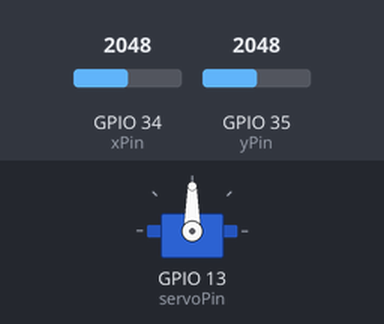
The program below on a simulated ESP32. Shown: servo. The test bench sets the inputs (shaded band); at power-on: GPIO 35 (yPin) = 2048, GPIO 34 (xPin) = 2048.

Above: at 1.2 s.
1.3 s: GPIO 35 (yPin) set to 2866
At 1.8 s:
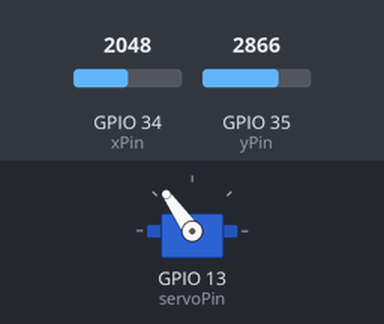
2.8 s: GPIO 35 (yPin) set to 3603
At 3.9 s:
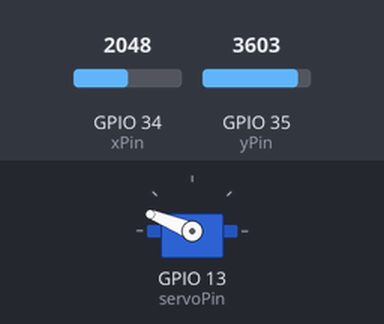
4.3 s: GPIO 35 (yPin) set to 4095
At 5.4 s:
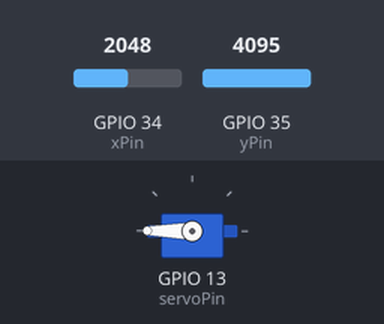
5.8 s: GPIO 35 (yPin) set to 1228
At 6.3 s:
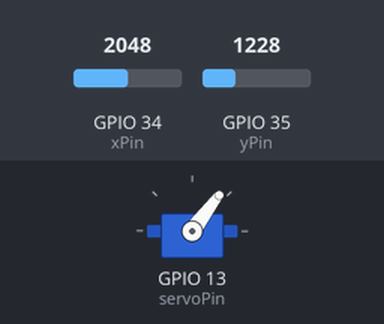
7.3 s: GPIO 35 (yPin) set to 491
At 8.4 s:
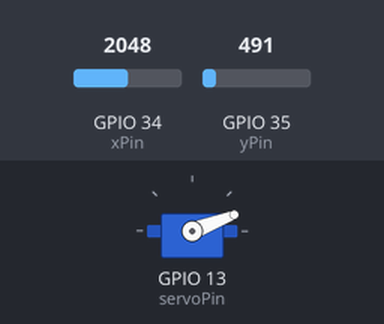
Timing chart, 0 to 9.8 s (numbered marks = the images above; inputs shaded):
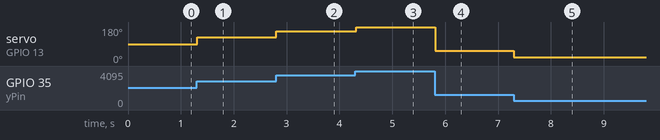

The program:

main.cpp
```cpp
#include <Arduino.h>
#include <Servo.h>

Servo myservo;

int xPin = 34; // define x axis joystick pin
int yPin = 35; // define y axis joystick pin

int xVal; // variable to store x axis value
int yVal; // variable to store y axis value

int servoPin = 13; // define servo pin
int servoPos = 90; // initial servo position

void setup()
{
  Serial.begin(9600);
  myservo.attach(servoPin);
  myservo.write(90);
}

void loop()
{
  // read x and y axis values from joystick
  xVal = analogRead(xPin);
  yVal = analogRead(yPin);

  // map joystick values to servo position (0 to 180)
  servoPos = map(yVal, 0, 4095, 0, 180);

  // move servo to new position
  myservo.write(servoPos);

  delay(15); // small delay for stability
}
```

Measured:
- after the input at 1.3 s, servo on GPIO 13 (servoPin): 90° → 125° at once
- after the input at 2.8 s, servo on GPIO 13 (servoPin): 125° → 158° at once
- after the input at 4.3 s, servo on GPIO 13 (servoPin): 158° → 180° at once
- after the input at 5.8 s, servo on GPIO 13 (servoPin): 180° → 53° at once
- after the input at 7.3 s, servo on GPIO 13 (servoPin): 53° → 21° at once
